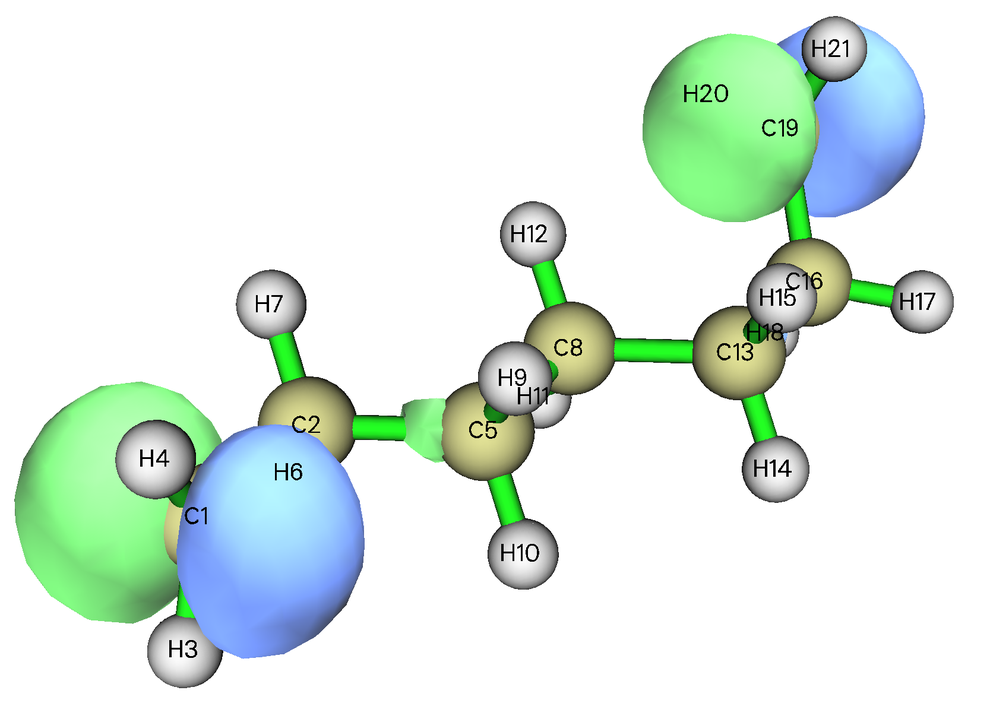
#> input picture exe07/task3/painting/NatOrbs/000028.png, 990 x 703 px, shrunk from 1667 x 1184 before the run
$ python exe7tak3.py
#> lines starting #> are read from the running program, lines starting #| are printed output that depends on the picture
import matplotlib as mpl
import matplotlib.pyplot as plt
import numpy as np

mpl.rcParams["font.sans-serif"] = ["SimHei"]
mpl.rcParams["axes.unicode_minus"] = False

outfile1 = plt.imread("000028.png")
#> outfile1 is the input picture: shape (703, 990, 3) float32; mean R, G, B 0.876, 0.93, 0.898
outfile2 = plt.imread("000029.png")
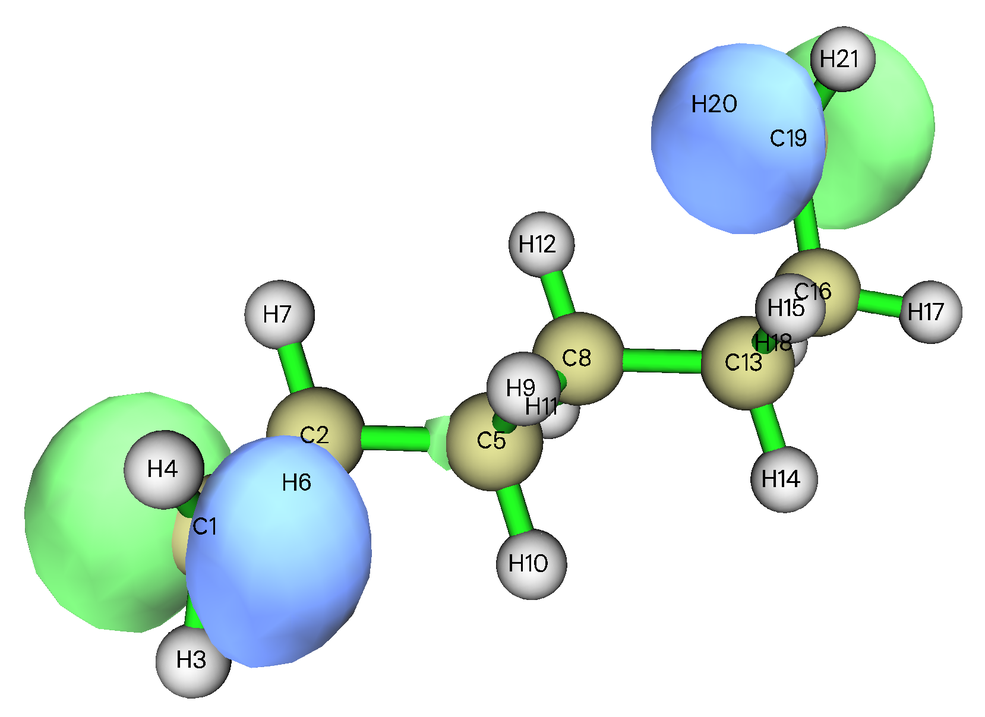
#> input picture exe07/task3/painting/NatOrbs/000029.png, 985 x 717 px, shrunk from 1658 x 1207 before the run
#> outfile2 is the input picture: shape (717, 985, 3) float32; mean R, G, B 0.878, 0.928, 0.906

fig = plt.figure(dpi=120)

ax1 = fig.add_subplot(121)						# 绘制左边的子图
ax1.imshow(outfile1)
ax1.set_axis_off()
ax1.set_title("(a) 标号为27的活性轨道", y=-0.13)

ax2 = fig.add_subplot(122)						# 绘制右上角子图
ax2.imshow(outfile2)
ax2.set_axis_off()
ax2.set_title("(b) 标号为28的活性轨道", y=-0.10)

fig.suptitle("图7-2 ORCA内标号为27、28的活性轨道", y=0.20, va="top")

#plt.subplots_adjust()
plt.tight_layout(h_pad=0,w_pad=0)

plt.show()
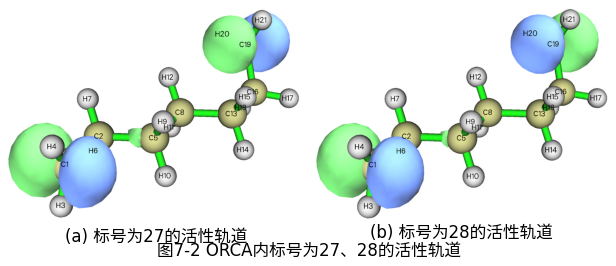
#> figure drawn by matplotlib, 2 panels
